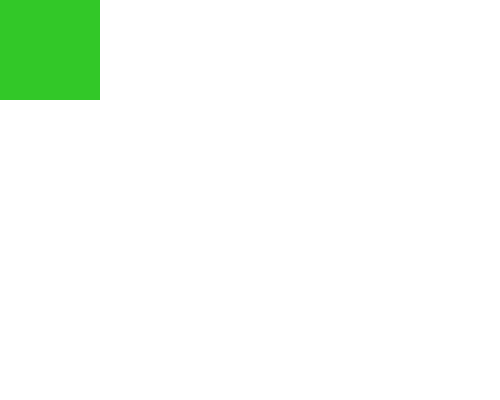
Frame 1 (no input)
Frame 60 (the mouse pressed at the canvas centre just before this capture): blank canvas, image omitted
Frame 120 (the mouse held since frame 60 and released just before this capture): blank canvas, image omitted

The Processing sketch that drew this single still picture (run headless with seeded random() and noise(); from frame 60 on, the mouse is pressed at the canvas centre):

// Processing sketch: e072_modulo
// ── e072_modulo.pde
int n = 0;

void setup() {
  size(500, 400);
  background(255);
  frameRate(7);
  noStroke();
  fill(50, 200, 40);
}
void draw() {
  background(255);
  
  if(n % 2 == 0) {
    rect(0, 0, 100, 100);
  }
  if(n % 7 == 1) {
    rect(100, 0, 100, 100);
  }
  if(n % 7 == 2) {
    rect(200, 0, 100, 100);
  }
  n = n + 1;
}
